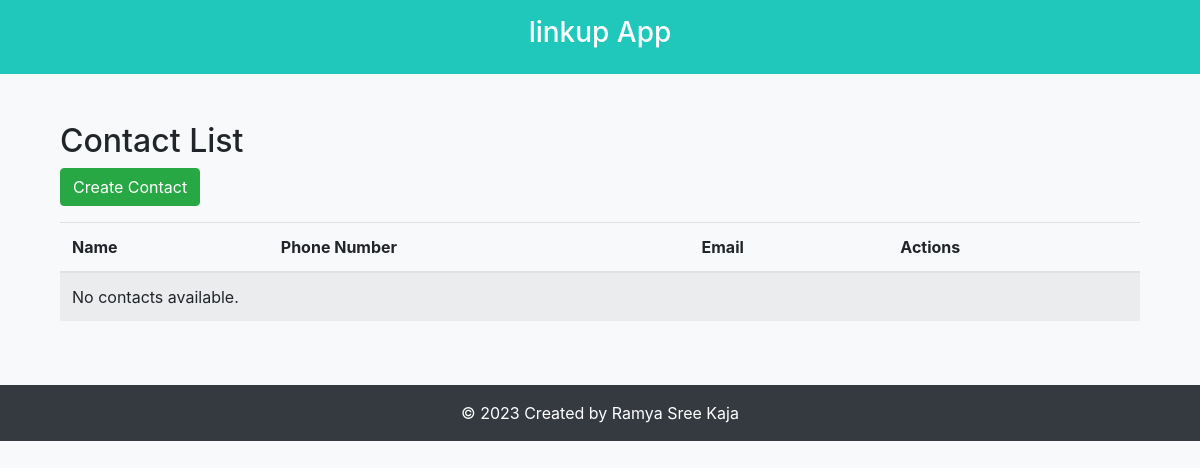
/, run on an earlier commit of the app's database.
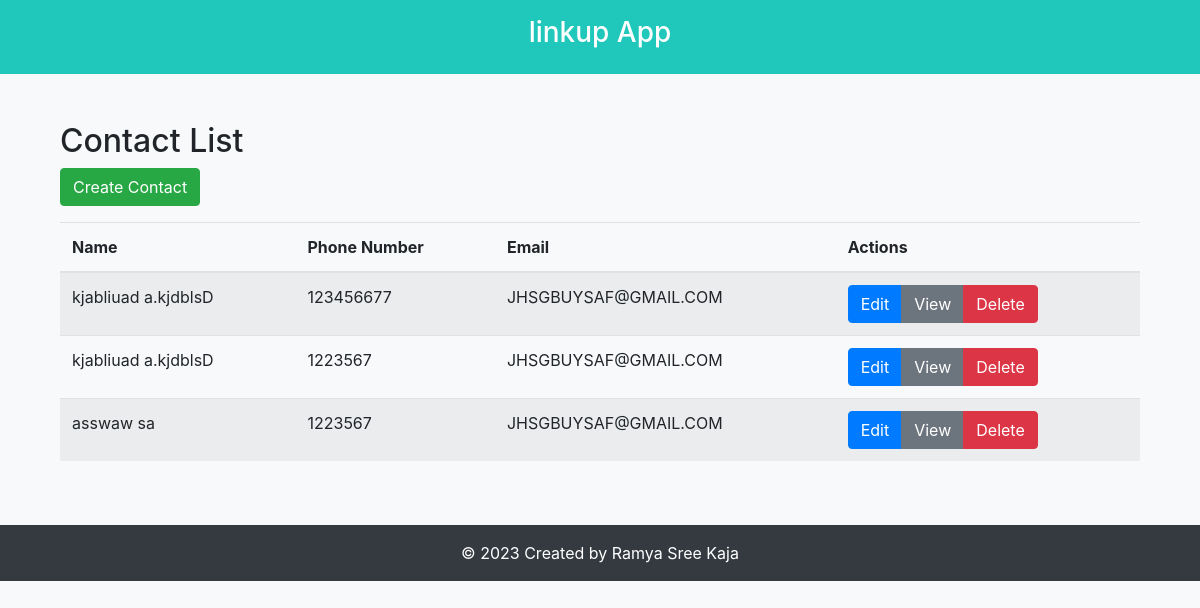
And on a later commit of the database.
### linkup/models.py (models this page shows, shortened)
class Contact(models.Model):
    first_name = models.CharField(max_length=100)
    last_name = models.CharField(max_length=100)
    phone_number = models.CharField(max_length=15)
    email = models.EmailField()
    address = models.TextField(null=True, blank=True)

### linkup/views.py (the view)
# urls.py: path('', linkup_views.linkup_list, name='home'),
def linkup_list(request):
    contacts = Contact.objects.all()
    return render(request, 'linkup/linkup_list.html', {'contacts': contacts})

### linkup/templates/linkup/linkup_list.html (shortened to what this page needs)
{% extends 'linkup/base.html' %}
{% block content %}
<div class="container">
    <h2>Contact List</h2>
    <a href="{% url 'linkup_create' %}" class="btn btn-success mb-3">Create Contact</a>
    <table class="table table-striped">
        <thead>
            <tr>
                <th scope="col">Name</th>
                <th scope="col">Phone Number</th>
                <th scope="col">Email</th>
                <th scope="col">Actions</th>
            </tr>
        </thead>
        <tbody>
            {% for contact in contacts %}
                <tr>
                    <td>{{ contact.first_name }} {{ contact.last_name }}</td>
                    <td>{{ contact.phone_number }}</td>
                    <td>{{ contact.email }}</td>
                    <td>
                        <div class="btn-group" role="group" aria-label="Actions">
                            <a href="{% url 'linkup_update' contact.id %}" class="btn btn-primary">Edit</a>
                            <a href="{% url 'linkup_detail' contact.id %}" class="btn btn-secondary">View</a>
                            <a href="{% url 'linkup_confirm_delete' contact.id %}" class="btn btn-danger">Delete</a>
                        </div>
                    </td>
                </tr>
            {% empty %}
                <tr>
                    <td colspan="4">No contacts available.</td>
                </tr>
            {% endfor %}
        </tbody>
    </table>
</div>
{% endblock %}

What changed in the data, as far as the page shows it:
added Contact: first_name "kjabliuad", last_name "a.kjdblsD", phone_number "123456677", email "JHSGBUYSAF@GMAIL.COM"
added Contact: first_name "kjabliuad", last_name "a.kjdblsD", phone_number "1223567", email "JHSGBUYSAF@GMAIL.COM"
added Contact: first_name "asswaw", last_name "sa", phone_number "1223567", email "JHSGBUYSAF@GMAIL.COM"
Also different on the page:
text no longer shown: "No contacts available."
